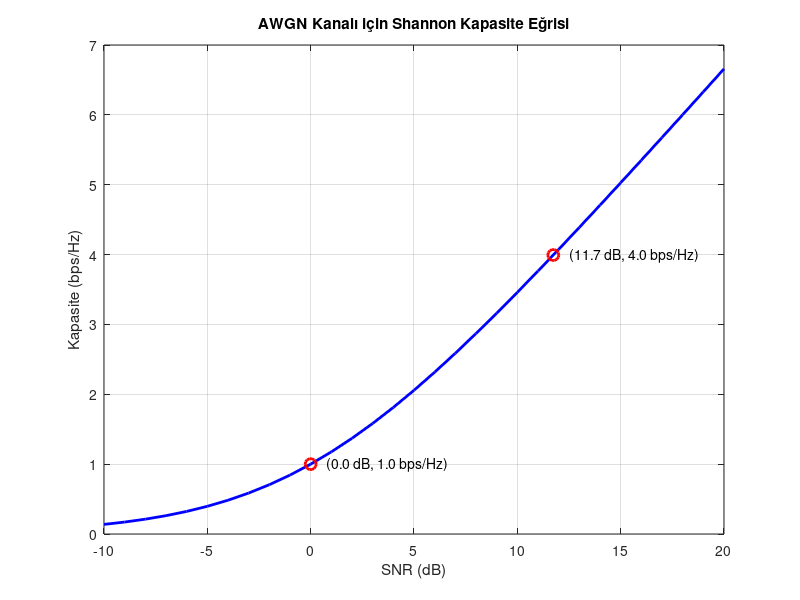
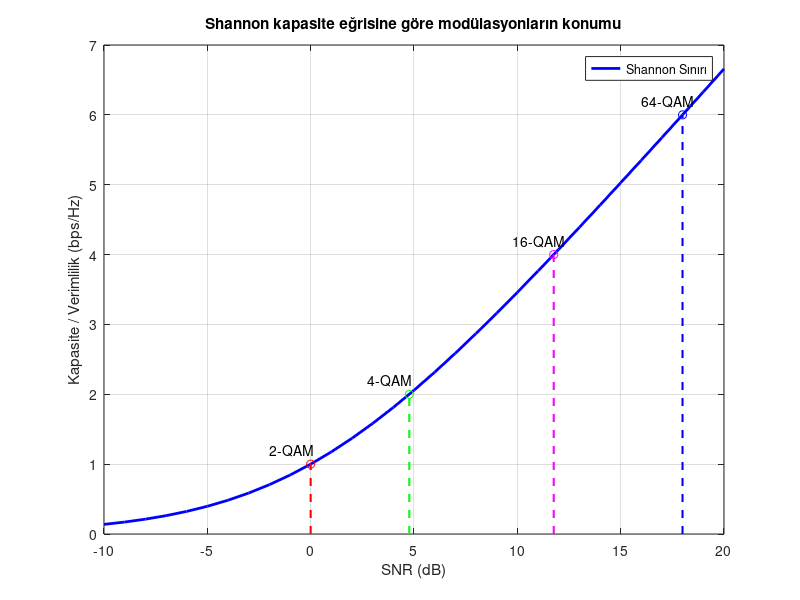
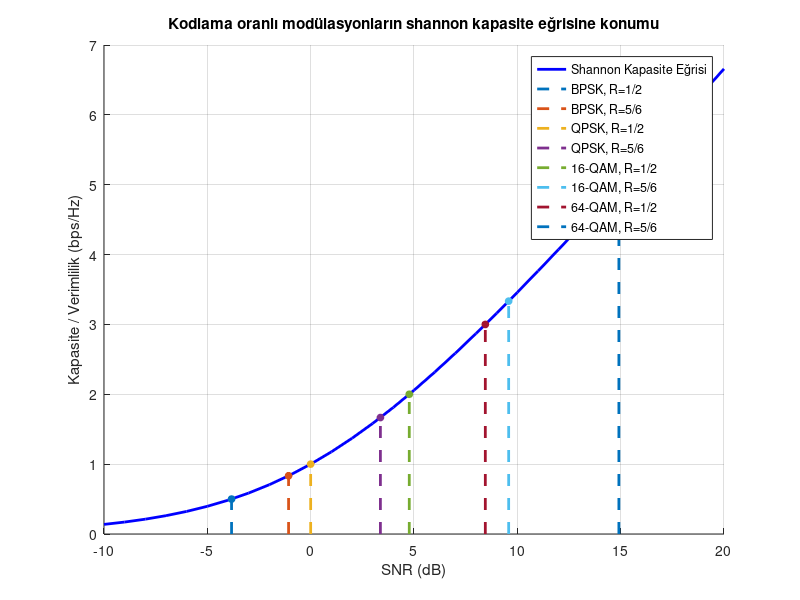

MATLAB code for these plots, in order:
%% Grafik 1: AWGN Kanalı için Shannon Kapasite Eğrisi
SNR_dB = -10:1:20; % snr aralığı -10 dan 20 db e kadar 1er 1er arttırılıyor
SNR_lin = 10.^(SNR_dB/10); % vektörel üs alıyoruz
Shannon_Capacity = log2(1 + SNR_lin); % shannon kapasite formülü
markerPoints_dB = [11.74,0]; % işaretlenen desibel değerleri x ekseni seçimi
markerCapacity = log2(1 + 10.^(markerPoints_dB/10)); % işaretlenen desibel değerlerine göre kapasite noktasının belirlenmesi y ekseni seçimi

figure; %grafik penceresi
plot(SNR_dB, Shannon_Capacity, 'b-', 'LineWidth', 2); % snr değerlerine göre shannon kapasite eğrisinin çizimi
hold on; % yeni çizimler eklenmesine izin verme kodu
plot(markerPoints_dB, markerCapacity, 'ro', 'MarkerSize', 8, 'LineWidth', 2); % özel işaretlenecek db noktaları ve kapasite değerlerinin işaretlenmesi
text(markerPoints_dB(1)+0.5, markerCapacity(1), sprintf('  (%.1f dB, %.1f bps/Hz)', markerPoints_dB(1), markerCapacity(1))); % 1. işaretlenmiş yere 0.5 sağa kaydırılmış yazı eklenmesi
text(markerPoints_dB(2)+0.5, markerCapacity(2), sprintf('  (%.1f dB, %.1f bps/Hz)', markerPoints_dB(2), markerCapacity(2))); % 2. işaretlenmiş yere 0.5 sağa kaydırılmış yazı eklenmesi
xlabel('SNR (dB)');
ylabel('Kapasite (bps/Hz)');
title('AWGN Kanalı için Shannon Kapasite Eğrisi');
grid on; % kılavuz çizgileri
hold off;

%% Grafik 2: Shannon kapasitesi eğrisine göre modülasyonların konumu

M_values = [2, 4, 16, 64]; % BPSK=2, QPSK=4, 16QAM=16, 64QAM=64 modülasyon seviye
colors = ['r','g','m','b'];
figure;
plot(SNR_dB, Shannon_Capacity, 'b-', 'LineWidth', 2);
hold on;
for i = 1:length(M_values)
    spectral_eff = log2(M_values(i)); % burada M_values değerleri tek bir sayı olup bit(sembol) değeri bulunuyor
    SNR_req = 10*log10((2^spectral_eff - 1)); % tek sayı olmasından kaynaklı skaler üs
    plot([SNR_req, SNR_req], [0, spectral_eff], [colors(i) '--'], 'LineWidth', 1.5);
    plot(SNR_req, spectral_eff, [colors(i) 'o'], 'MarkerSize', 6);
    text(SNR_req-2, spectral_eff+0.2, sprintf('%d-QAM', M_values(i)));
end
xlabel('SNR (dB)');
ylabel('Kapasite / Verimlilik (bps/Hz)'); % bu eksende hem modülasyonların spektral verimliliği hem de shannon kapasitesi bulunmaktadır
title('Shannon kapasite eğrisine göre modülasyonların konumu');
legend('Shannon Sınırı');
grid on;
hold off;
%% Grafik 3: Kodlama oranlı modülasyonların shannon kapasite eğrisine göre konumu

SNR_dB = -10:1:20;
SNR_lin = 10.^(SNR_dB/10);
Shannon_Capacity = log2(1 + SNR_lin);

M_values = [2, 4, 16, 64];
M_labels = {'BPSK', 'QPSK', '16-QAM', '64-QAM'};
CR_values = [1/2, 5/6];
CR_labels = {'R=1/2', 'R=5/6'};

colorList = lines(length(M_values) * length(CR_values)); % 8 farklı renk kullanımı

figure;
hold on;

h_main = plot(SNR_dB, Shannon_Capacity, 'b-', 'LineWidth', 2); % shannon kapasite eğrisi çizimi
legendHandles = [h_main];  % her çizgi doğru açıklama ile eşleştirilmek için yazıldı
legendEntries = {'Shannon Kapasite Eğrisi'};

idx = 1;
for i = 1:length(M_values)
    for r = 1:length(CR_values)
        M = M_values(i);
        CR = CR_values(r);
        spec_raw_eff = log2(M);
        spec_eff = CR * spec_raw_eff;
        SNR_req = 10*log10(2^spec_eff - 1);

        thisColor = colorList(idx, :);

        % Çizgi ve marker ve grafiğe alınması
        h = plot([SNR_req, SNR_req], [0, spec_eff], '--', 'Color', thisColor, 'LineWidth', 2);
        plot(SNR_req, spec_eff, 'o', 'Color', thisColor, 'MarkerFaceColor', thisColor, 'MarkerSize', 5);

        % Handle ve etiket eklenmesi
        legendHandles(end+1) = h;
        legendEntries{end+1} = sprintf('%s, %s', M_labels{i}, CR_labels{r});
        idx = idx + 1;
    end
end

xlabel('SNR (dB)');
ylabel('Kapasite / Verimlilik (bps/Hz)');
title('Kodlama oranlı modülasyonların shannon kapasite eğrisine konumu');
legend(legendHandles, legendEntries, 'Location', 'northeast');
grid on;
hold off;
